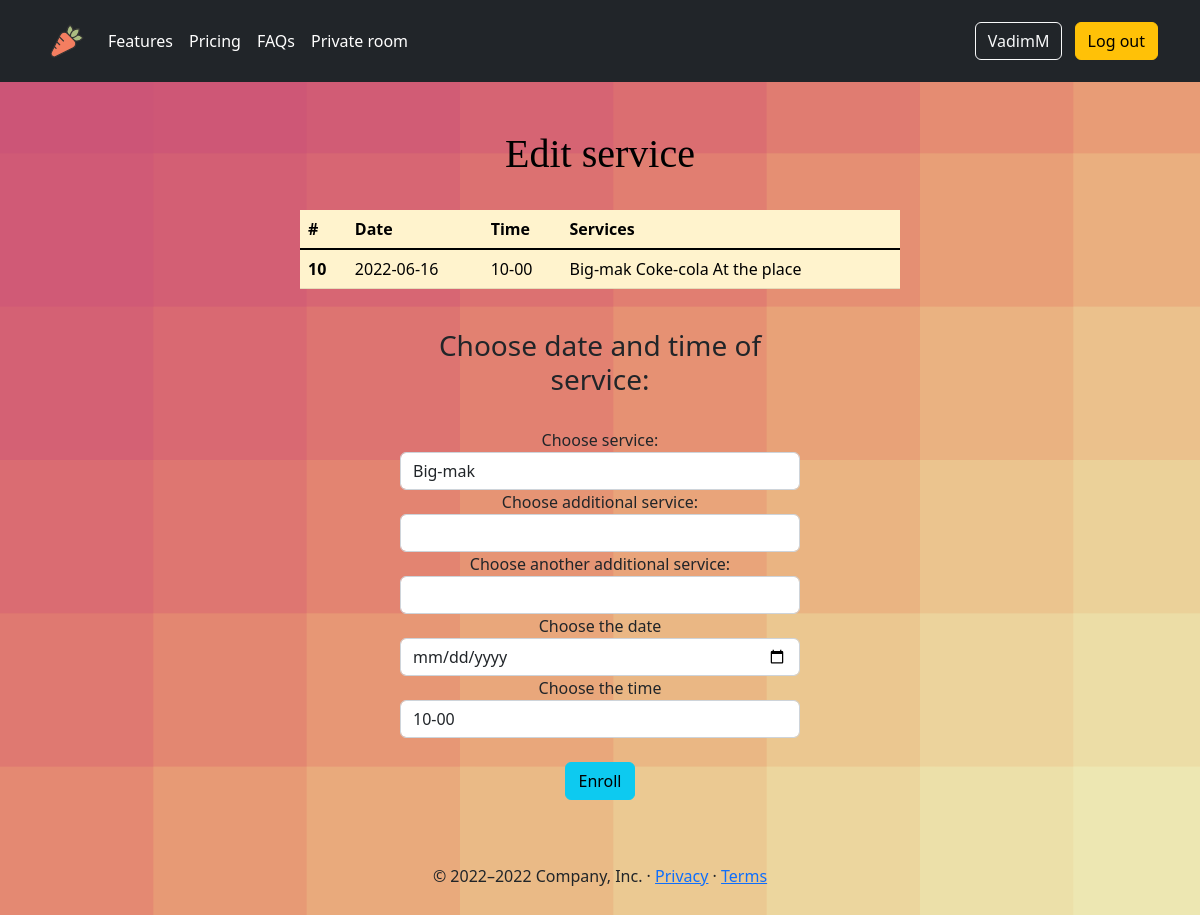
Screenshot of /edit_service/10 (signed in) with the database file from the repository.
### app/models.py (models this page shows, shortened)
class User(UserMixin, db.Model):
    __tablename__ = 'user'
    id = db.Column(db.Integer, primary_key=True)
    username = db.Column(db.String(64), index=True, unique=True)
    phone_number = db.Column(db.String(120), index=True, unique=True)
    password_hash = db.Column(db.String(128))
    about_me = db.Column(db.String(140))  # TODO does this really need
    last_seen = db.Column(db.String, default=datetime.now().date())
    services = db.relationship('Service', backref='client', lazy='dynamic')

class Service(db.Model):
    __tablename__ = 'service'
    id = db.Column(db.Integer, primary_key=True)
    service1 = db.Column(db.String(60), index=True, nullable=False)
    service2 = db.Column(db.String(60), index=True)
    service3 = db.Column(db.String(60), index=True)
    service_date = db.Column(db.Date, index=True, nullable=False)
    service_time = db.Column(db.String, index=True, nullable=False)
    user_id = db.Column(db.Integer, db.ForeignKey('user.id'))

### app/routes.py (the view, shortened to what this page needs)
@app.route('/edit_service/<int:service_id>', methods=['GET', 'POST'])
@login_required
def edit_service(service_id=None):
    if service_id is not None:
        service = Service.query.filter_by(id=service_id).first()
        form = Services()
        return render_template('edit_service.html', title='Edit service', form=form, user=current_user, service=service)

### app/forms.py
class Services(FlaskForm):
    service1 = SelectField('Choose service:', choices=['Big-mak', 'Chicken Burger', 'Cheeseburger'],
                           render_kw={'placeholder': '12341'})
    service2 = SelectField('Choose additional service:', choices=['', 'Coke-cola', 'Pepsi', 'Fanta'],
                           validate_choice=False)
    service3 = SelectField('Choose another additional service:', choices=['', 'At the place', 'To Go', 'Delivery'],
                           validate_choice=False)
    service_date = DateField('Choose the date', validators=[InputRequired()],
                             format='%Y-%m-%d', render_kw={"min": datetime.now().date()})
    service_time = SelectField('Choose the time', choices=['10-00', '12-00', '14-00', '16-00', '18-00'],
                               validators=[InputRequired(), validate_date_time])
    submit = SubmitField('Enroll', render_kw={'class': 'btn btn-info'})

### app/models.py (called while the page is built)
@login.user_loader
def load_user(id):
    return User.query.get(int(id))

### app/routes.py (called while the page is built)
@app.before_request
def before_request():
    if current_user.is_authenticated:
        current_user.last_seen = datetime.now().date()
        db.session.commit()

### app/templates/edit_service.html (shortened to what this page needs)
{% extends "base.html" %}
{% import "bootstrap/wtf.html" as wtf %}
{% block body %}
<br><br><h1>Edit service</h1><br>
 <table class="table table-warning">
        <thead>
        <tr>
            <th scope="col">#</th>
            <th scope="col">Date</th>
            <th scope="col">Time</th>
            <th scope="col">Services</th>
        </tr>
        </thead>
        <tbody class="table-group-divider">
        <tr>
            {% if user == current_user %}
            {% if service.id %}<th scope="row">{{ service.id }}</th>{% endif %}
            {% if service.service_date %}<td>{{ service.service_date }}</td>{% endif %}
            {% if service.service_time %}<td>{{ service.service_time }}</td>{% endif %}
            {% if service.service1 %}<td>{{ service.service1 }} {{ service.service2 }} {{ service.service3 }}</td>{% endif %}
            {% endif %}
        </tr>
        </tbody>
    </table>
    <br><form action="{{ url_for('add_service') }}" class="form form-horizontal" method="post" role="form">
            <h3><label>Choose date and time of service:</label></h3><br>
                {{ wtf.form_field(form.service1) }}
                {{ wtf.form_field(form.service2) }}
                {{ wtf.form_field(form.service3) }}
                {{ wtf.form_field(form.service_date) }}
                {{ wtf.form_field(form.service_time) }}<br>
            <div>{{ wtf.form_field(form.submit, class="btn btn-info") }}</div>
            </form><br><br>
{% endblock %}
{% block footer%}
<footer class="footer mt-auto py-3">
        <p>&copy; 2022–2022 Company, Inc. &middot; <a href="#">Privacy</a> &middot; <a href="#">Terms</a></p>
    </footer>
{% endblock %}

### app/templates/base.html (shortened to what this page needs)
<html lang="en">
<head>
    {% block style %}
    <link href="{{ url_for('static', filename='css/carousel.css')}}" rel="stylesheet">
    <link rel="stylesheet" href="https://cdn.jsdelivr.net/npm/bootstrap-icons@1.8.3/font/bootstrap-icons.css">
    {% endblock %}
</head>
<body>
{% block header %}
<header class="p-3 bg-dark text-white">
    <div class="container">
        <div class="d-flex flex-wrap align-items-center justify-content-center justify-content-lg-start">
            <a href="/" class="d-flex align-items-center mb-2 mb-lg-0 text-white text-decoration-none">
                <img class="bi me-2" width="50" height="50" role="img"
                     src="{{ url_for('static', filename = 'img/carrot-2.9s-200px.svg')}}">
            </a>
            <ul class="nav col-12 col-lg-auto me-lg-auto mb-2 justify-content-center mb-md-0">
                <li><a href="/features" class="nav-link px-2 text-white">Features</a></li>
                <li><a href="/pricing" class="nav-link px-2 text-white">Pricing</a></li>
                <li><a href="/FAQ" class="nav-link px-2 text-white">FAQs</a></li>
                {% if current_user.username == 'VadimM' %}
                <li><a href="/admin" class="nav-link px-2 text-white">Private room</a></li>
                {% endif %}
            </ul>
            <div class="text-end">
                {% if current_user.is_anonymous %}
                <a class="btn btn-outline-light me-2" href="{{ url_for('login') }}" role="button">Log in</a>
                <a class="btn btn-warning" href="{{ url_for('register') }}" role="button">Register</a>
                {% else %}
                <a class="btn btn-outline-light me-2" href="{{ url_for('user', username=current_user.username) }}"
                   role="button">{{ current_user.username }}</a>
                <a class="btn btn-warning" href="{{ url_for('logout') }}" role="button">Log out</a>
                {% endif %}
            </div>
        </div>
    </div>
</header>
{% endblock %}
<main>
    {% block body %}{% endblock %}
    {% block footer %}{% endblock %}
</main>
</body>
</html>

### app/templates/base.html (style rules this page uses)
.bi { vertical-align: -.125em; fill: currentColor; }
body { background-color: #cc5577; background-attachment: fixed; background-size: cover; }

### app/templates/edit_service.html (style rules this page uses)
body { background-color: #cc5577; background-attachment: fixed; background-size: cover; }
main { vertical-align:middle; margin: 0 auto; vertical-align:middle; max-width: 600px; padding: auto; text-align: center; }
h1 { color : #000000; text-align : center; font-family: "SIMPSON"; }
form { margin: 0 auto; padding: auto; text-align: center; max-width: 400px; btn: btn-warning }

### rows the page displays
User: username "VadimM"
Service: id "10", service_date "2022-06-16", service_time "10-00", service1 "Big-mak", service2 "Coke-cola", service3 "At the place"
